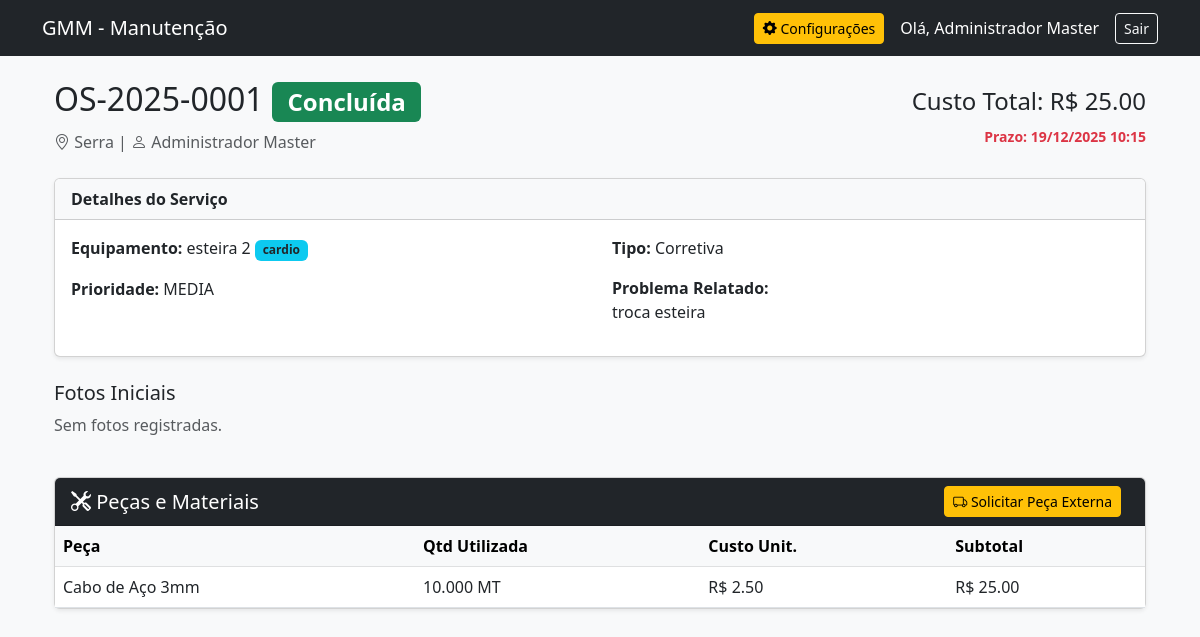
The app's page /os/1 (signed in) with its own data.
### app/models/models.py (models this page shows, shortened)
class Usuario(UserMixin, db.Model):
    __tablename__ = 'usuarios'
    id = db.Column(db.Integer, primary_key=True)
    nome = db.Column(db.String(100), nullable=False)
    username = db.Column(db.String(50), unique=True, nullable=False) # Login
    telefone = db.Column(db.String(20), nullable=True)
    email = db.Column(db.String(120), unique=True, nullable=True) # Agora é apenas contato
    senha_hash = db.Column(db.String(255), nullable=False)
    tipo = db.Column(db.String(20), nullable=False)
    unidade_padrao_id = db.Column(db.Integer, db.ForeignKey('unidades.id'), nullable=True)
    ativo = db.Column(db.Boolean, default=True)
    ultimo_acesso = db.Column(db.DateTime, nullable=True)
    created_at = db.Column(db.DateTime, default=datetime.utcnow)
    registros = db.relationship('RegistroPonto', backref='usuario', lazy=True)

class Unidade(db.Model):
    __tablename__ = 'unidades'
    id = db.Column(db.Integer, primary_key=True)
    nome = db.Column(db.String(100), unique=True, nullable=False)
    endereco = db.Column(db.String(255), nullable=True)
    faixa_ip_permitida = db.Column(db.String(255), nullable=False)
    ativa = db.Column(db.Boolean, default=True)
    created_at = db.Column(db.DateTime, default=datetime.utcnow)
    registros = db.relationship('RegistroPonto', backref='unidade', lazy=True)

### app/models/estoque_models.py (models this page shows)
class OrdemServico(db.Model):
    __tablename__ = 'ordens_servico'
    id = db.Column(db.Integer, primary_key=True)
    numero_os = db.Column(db.String(20), unique=True, nullable=False)
    tecnico_id = db.Column(db.Integer, db.ForeignKey('usuarios.id'), nullable=False)
    unidade_id = db.Column(db.Integer, db.ForeignKey('unidades.id'), nullable=False)
    equipamento_id = db.Column(db.Integer, db.ForeignKey('equipamentos.id'), nullable=True)
    equipamento_legacy = db.Column(db.String(150), nullable=True)
    prazo_conclusao = db.Column(db.DateTime, nullable=False)
    tipo_manutencao = db.Column(db.String(20), nullable=False)
    prioridade = db.Column(db.String(20), default='media')
    descricao_problema = db.Column(db.Text, nullable=False)
    descricao_solucao = db.Column(db.Text, nullable=True)
    status = db.Column(db.String(20), default='aberta')
    fotos_antes = db.Column(db.JSON, nullable=True)
    fotos_depois = db.Column(db.JSON, nullable=True)
    data_abertura = db.Column(db.DateTime, default=datetime.utcnow)
    data_conclusao = db.Column(db.DateTime, nullable=True)
    tecnico = db.relationship('Usuario', backref='ordens_servico')
    unidade = db.relationship('Unidade', backref='ordens_servico')
    equipamento_rel = db.relationship('Equipamento', backref='ordens')
    movimentacoes = db.relationship('MovimentacaoEstoque', backref='os', lazy=True)
    @property
    def custo_total(self):
        total = Decimal('0.00')
        for mov in self.movimentacoes:
            if mov.tipo_movimentacao == 'consumo' and mov.estoque.valor_unitario:
                total += (mov.quantidade * mov.estoque.valor_unitario)
        return total

class MovimentacaoEstoque(db.Model):
    __tablename__ = 'movimentacoes_estoque'
    id = db.Column(db.Integer, primary_key=True)
    os_id = db.Column(db.Integer, db.ForeignKey('ordens_servico.id'), nullable=True)
    estoque_id = db.Column(db.Integer, db.ForeignKey('estoque.id'), nullable=False)
    usuario_id = db.Column(db.Integer, db.ForeignKey('usuarios.id'), nullable=False)
    tipo_movimentacao = db.Column(db.String(20), nullable=False)
    quantidade = db.Column(db.Numeric(10, 3), nullable=False)
    observacao = db.Column(db.String(255), nullable=True)
    data_movimentacao = db.Column(db.DateTime, default=datetime.utcnow)
    estoque = db.relationship('Estoque', backref='historico')
    usuario = db.relationship('Usuario')

class Estoque(db.Model):
    __tablename__ = 'estoque'
    id = db.Column(db.Integer, primary_key=True)
    codigo = db.Column(db.String(20), unique=True, nullable=False)
    nome = db.Column(db.String(150), nullable=False)
    categoria_id = db.Column(db.Integer, db.ForeignKey('categorias_estoque.id'))
    unidade_medida = db.Column(db.String(5), nullable=False)
    quantidade_atual = db.Column(db.Numeric(10, 3), nullable=False, default=0)
    quantidade_minima = db.Column(db.Numeric(10, 3), nullable=False, default=5)
    valor_unitario = db.Column(db.Numeric(10, 2), nullable=True)
    localizacao = db.Column(db.String(100), nullable=True)
    unidade_id = db.Column(db.Integer, db.ForeignKey('unidades.id'), nullable=True)
    updated_at = db.Column(db.DateTime, default=datetime.utcnow, onupdate=datetime.utcnow)
    categoria = db.relationship('CategoriaEstoque', backref='itens')
    unidade = db.relationship('Unidade', backref='estoque_itens')

class Equipamento(db.Model):
    __tablename__ = 'equipamentos'
    id = db.Column(db.Integer, primary_key=True)
    nome = db.Column(db.String(150), nullable=False)
    categoria = db.Column(db.String(50), nullable=False) # cardio, musculacao, predial, diversos
    unidade_id = db.Column(db.Integer, db.ForeignKey('unidades.id'), nullable=False)
    ativo = db.Column(db.Boolean, default=True)
    created_at = db.Column(db.DateTime, default=datetime.utcnow)
    unidade = db.relationship('Unidade', backref='lista_equipamentos')

### app/routes/os.py (the view)
@bp.route('/<int:id>', methods=['GET'])
@login_required
def detalhes(id):
    os_obj = OrdemServico.query.get_or_404(id)
    categorias = CategoriaEstoque.query.all()
    todas_pecas = Estoque.query.order_by(Estoque.nome).all()
    return render_template('os_detalhes.html',
                         os=os_obj,
                         categorias=categorias,
                         todas_pecas=todas_pecas) # Passando a variável aqui

### app/__init__.py (called while the page is built)
def create_app():
    app = Flask(__name__)
    app.config.from_object('config.Config')
    db.init_app(app)
    login_manager.init_app(app)
    migrate.init_app(app, db)
    @login_manager.user_loader
    def load_user(user_id):
        return Usuario.query.get(int(user_id))
    from app.routes import auth, ponto, admin, os
    app.register_blueprint(auth.bp)
    app.register_blueprint(ponto.bp)
    app.register_blueprint(admin.bp)
    app.register_blueprint(os.bp)
    @app.route('/')
    def root():
        return redirect(url_for('auth.login'))
    return app

### app/templates/os_detalhes.html (shortened to what this page needs)
{% extends "base.html" %}
{% block content %}
<div class="container">
    <div class="d-flex justify-content-between align-items-center mb-4">
        <div>
            <h2>{{ os.numero_os }}
                {% if os.status == 'aberta' %}
                <span class="badge bg-warning text-dark">Aberta</span>
                {% elif os.status == 'concluida' %}
                <span class="badge bg-success">Concluída</span>
                {% else %}
                <span class="badge bg-secondary">{{ os.status }}</span>
                {% endif %}
            </h2>
            <p class="text-muted mb-0">
                <i class="bi bi-geo-alt"></i> {{ os.unidade.nome }} |
                <i class="bi bi-person"></i> {{ os.tecnico.nome }}
            </p>
        </div>
        <div class="text-end">
            <h4>Custo Total: R$ <span id="custoTotal">{{ "{:.2f}".format(os.custo_total) }}</span></h4>
            {% if os.prazo_conclusao %}
            <small class="text-danger fw-bold">Prazo: {{ os.prazo_conclusao.strftime('%d/%m/%Y %H:%M') }}</small>
            {% endif %}
        </div>
    </div>
    <div class="row">
        <div class="col-md-12 mb-4">
            <div class="card shadow-sm">
                <div class="card-header bg-light fw-bold">Detalhes do Serviço</div>
                <div class="card-body">
                    <div class="row">
                        <div class="col-md-6">
                            <p><strong>Equipamento:</strong>
                                {% if os.equipamento_rel %}
                                {{ os.equipamento_rel.nome }} <span class="badge bg-info text-dark">{{
                                    os.equipamento_rel.categoria }}</span>
                                {% else %}
                                <span class="text-muted">Não vinculado</span>
                                {% endif %}
                            </p>
                            <p><strong>Prioridade:</strong> {{ os.prioridade|upper }}</p>
                        </div>
                        <div class="col-md-6">
                            <p><strong>Tipo:</strong> {{ os.tipo_manutencao|title }}</p>
                            <p><strong>Problema Relatado:</strong><br> {{ os.descricao_problema }}</p>
                        </div>
                    </div>
                </div>
            </div>
        </div>
        <div class="col-md-12 mb-4">
            <h5>Fotos Iniciais</h5>
            <div class="d-flex gap-2 flex-wrap">
                {% if os.fotos_antes %}
                {% for foto in os.fotos_antes %}
                <a href="{{ url_for('static', filename=foto) }}" target="_blank">
                    <img src="{{ url_for('static', filename=foto) }}" class="img-thumbnail"
                        style="height: 120px; object-fit: cover;">
                </a>
                {% endfor %}
                {% else %}
                <p class="text-muted">Sem fotos registradas.</p>
                {% endif %}
            </div>
        </div>
    </div>
    <div class="card shadow-sm mb-5">
        <div class="card-header d-flex justify-content-between align-items-center bg-dark text-white">
            <h5 class="mb-0"><i class="bi bi-tools"></i> Peças e Materiais</h5>
            <div>
                <button class="btn btn-warning btn-sm me-2" data-bs-toggle="modal"
                    data-bs-target="#modalSolicitarCompra">
                    <i class="bi bi-truck"></i> Solicitar Peça Externa
                </button>
            </div>
        </div>
        <div class="card-body p-0">
            <div class="table-responsive">
                <table class="table table-hover mb-0 align-middle">
                    <thead class="table-light">
                        <tr>
                            <th>Peça</th>
                            <th>Qtd Utilizada</th>
                            <th>Custo Unit.</th>
                            <th>Subtotal</th>
                        </tr>
                    </thead>
                    <tbody>
                        {% for mov in os.movimentacoes %}
                        {% if mov.tipo_movimentacao == 'consumo' %}
                        <tr>
                            <td>{{ mov.estoque.nome }}</td>
                            <td>{{ mov.quantidade }} {{ mov.estoque.unidade_medida }}</td>
                            <td>R$ {{ mov.estoque.valor_unitario }}</td>
                            <td>R$ {{ (mov.quantidade * mov.estoque.valor_unitario) | round(2) }}</td>
                        </tr>
                        {% endif %}
                        {% else %}
                        <tr>
                            <td colspan="4" class="text-center text-muted py-3">Nenhuma peça utilizada até o momento.
                            </td>
                        </tr>
                        {% endfor %}
                    </tbody>
                </table>
            </div>
        </div>
    </div>
</div>
{% endblock %}

### app/templates/base.html (shortened to what this page needs)
<!DOCTYPE html>
<html lang="pt-br">
<head>
    <link href="https://cdn.jsdelivr.net/npm/bootstrap@5.3.0/dist/css/bootstrap.min.css" rel="stylesheet">
    <link rel="stylesheet" href="https://cdn.jsdelivr.net/npm/bootstrap-icons@1.10.0/font/bootstrap-icons.css">
</head>
<body class="bg-light">
    <nav class="navbar navbar-dark bg-dark mb-4">
        <div class="container">
            <a class="navbar-brand" href="{{ url_for('ponto.index') }}">GMM - Manutenção</a>
            {% if current_user.is_authenticated %}
            <div class="d-flex align-items-center">
                {% if current_user.tipo == 'admin' %}
                <a href="{{ url_for('admin.dashboard') }}" class="btn btn-warning btn-sm me-3">
                    <i class="bi bi-gear-fill"></i> Configurações
                </a>
                {% endif %}
                <span class="navbar-text text-white me-3">Olá, {{ current_user.nome }}</span>
                <a href="{{ url_for('auth.logout') }}" class="btn btn-outline-light btn-sm">Sair</a>
            </div>
            {% endif %}
        </div>
    </nav>
    <div class="container">
        {% block content %}{% endblock %}
    </div>
</body>
</html>

### records on screen
Usuario: nome "Administrador Master", tecnico.nome "Administrador Master"
OrdemServico: numero_os "OS-2025-0001", prazo_conclusao "19/12/2025 10:15", prioridade "MEDIA", tipo_manutencao "Corretiva", descricao_problema "troca esteira"
Unidade: unidade.nome "Serra"
MovimentacaoEstoque: custo_total "25.00", estoque.nome "Cabo de Aço 3mm", quantidade "10.000", estoque.unidade_medida "MT", estoque.valor_unitario "2.50", (mov.quantidade*mov.estoque.valor_unitario)|round(2) "25.00"
Equipamento: equipamento_rel.nome "esteira 2", equipamento_rel.categoria "cardio"
